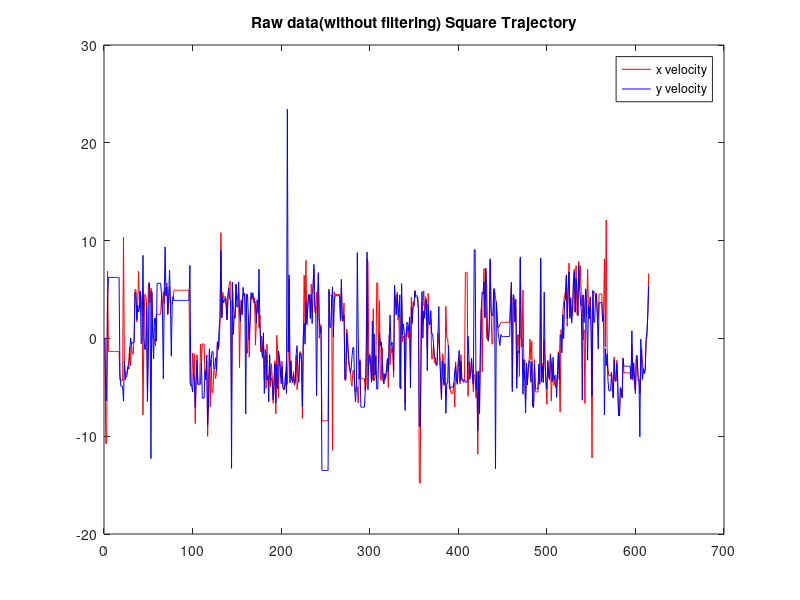
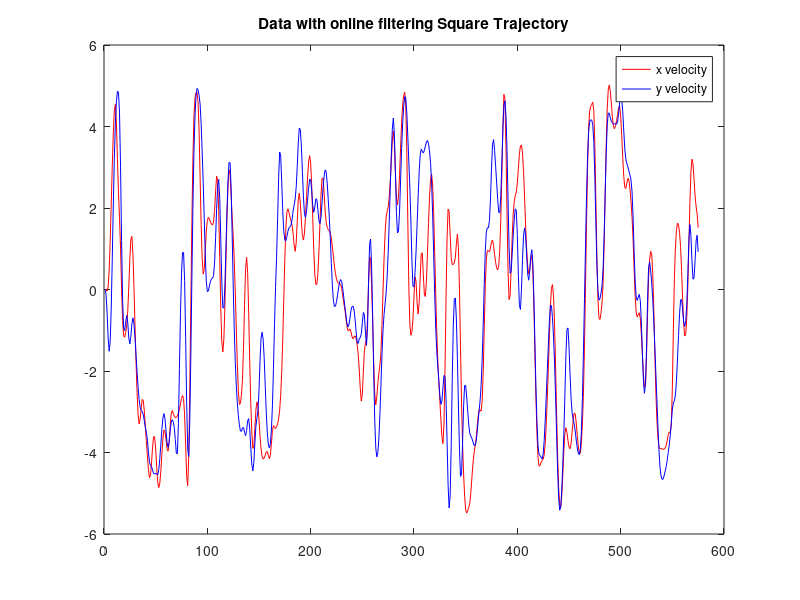
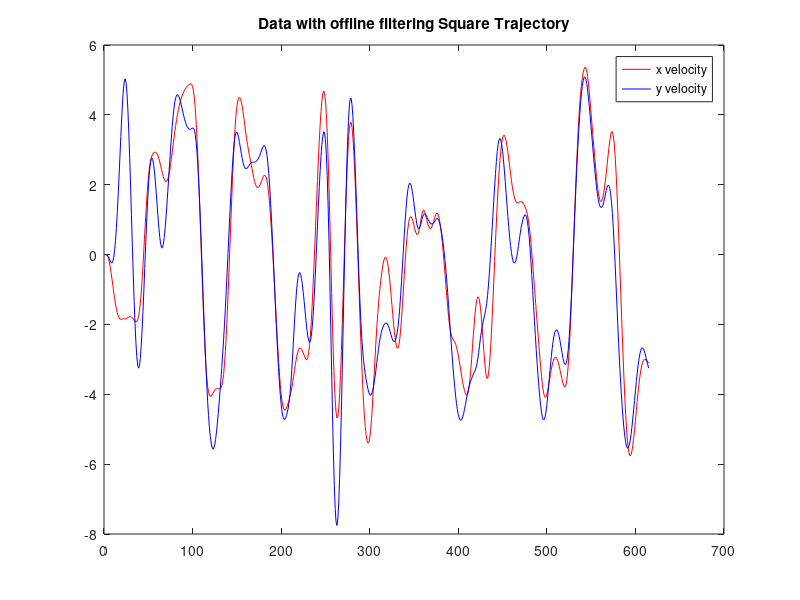
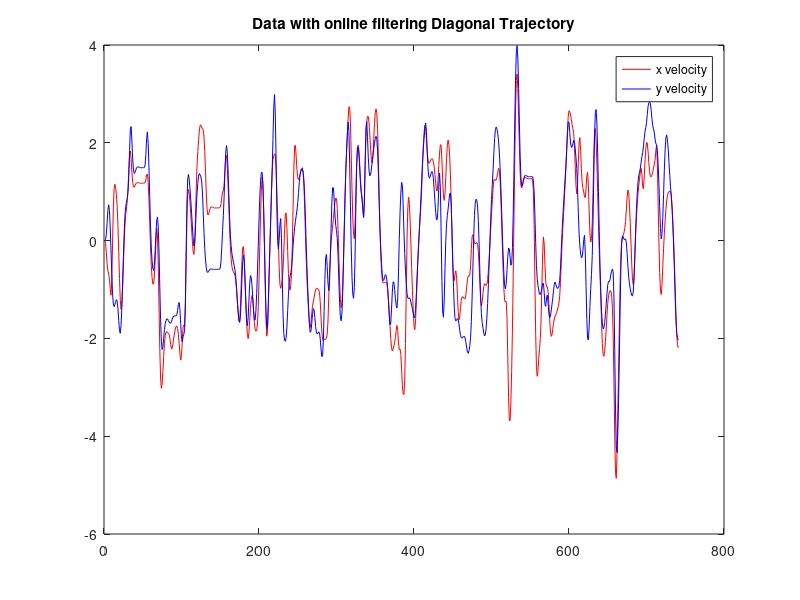

The MATLAB source for these figures, in order:
close all
clear all
velx_1 = csvread('velx_1.csv');
vely_1 = csvread('vely_1.csv');
figure
plot(velx_1,'r')
hold on
plot(vely_1,'b')
legend('x velocity', 'y velocity')
title('Raw data(without filtering) Square Trajectory')

%online butter filter
velx_1_butter = csvread('velx_1_butter.csv');
vely_1_butter = csvread('vely_1_butter.csv');
figure
plot(velx_1_butter,'r')
hold on
plot(vely_1_butter,'b')
legend('x velocity', 'y velocity')
title('Data with online filtering Square Trajectory')

%%offline butterworth
n = 4;
Wn = 0.07;
[b,a] = butter(n,Wn);
velx_1 = filter(b,a,velx_1);
vely_1 = filter(b,a,vely_1);
figure
plot(velx_1,'r')
hold on
plot(vely_1,'b')
legend('x velocity', 'y velocity')
title('Data with offline filtering Square Trajectory')



%diagonal trajectory (double frequency)
velx_diag = csvread('velx_diag.csv');
vely_diag = csvread('vely_diag.csv');
figure
plot(velx_diag,'r')
hold on
plot(vely_diag,'b')
legend('x velocity', 'y velocity')
title('Data with online filtering Diagonal Trajectory')

%%offline butterworth
n = 4;
Wn = 0.12;
[b,a] = butter(n,Wn);
velx_diag = filter(b,a,velx_diag);
vely_diag = filter(b,a,vely_diag);
figure
plot(velx_diag,'r')
hold on
plot(vely_diag,'b')
legend('x velocity', 'y velocity')
title('Data with offline filtering Diagonal Trajectory')

